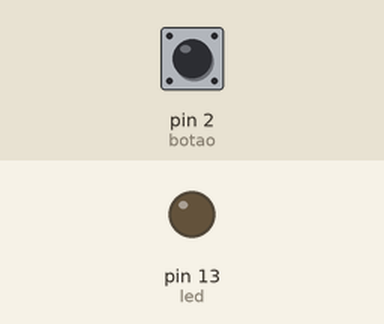
Recording of a sketch running on a simulated Arduino Uno, built with avr-gcc and run on an emulated ATmega328P. On the bench: output pins drawn as LEDs (lit = HIGH). The inputs (shaded band) are chosen by the test bench; at power-on: pin 2 (botao) LOW.

Above: at 1.2 s.
1.3 s: pin 2 (botao) pulled HIGH for 0.15 s
At 1.37 s:
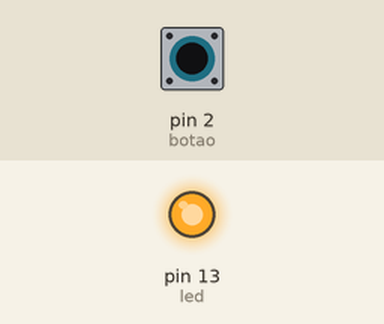
2.9 s: pin 2 (botao) pulled HIGH for 3.2 s
At 6.4 s:
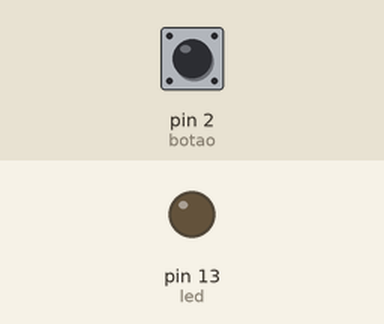
Timing chart, 0 to 7.9 s (numbered marks = the images above; inputs shaded):
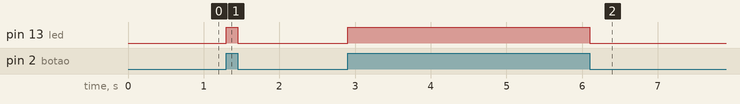

The sketch:

buttonarduino.ino
```cpp
const int botao = 2;       // Define o pino do botão
const int led = 13;        // Define o pino do LED embutido

void setup() {
  pinMode(botao, INPUT);   // Configura o pino do botão como entrada
  pinMode(led, OUTPUT);    // Configura o pino do LED como saída
}

void loop() {
  int estadoBotao = digitalRead(botao);   // Lê o estado do botão

  if (estadoBotao == HIGH) {              // Se o botão for pressionado
    digitalWrite(led, HIGH);              // Acende o LED
  } else {
    digitalWrite(led, LOW);               // Apaga o LED
  }
}

/**
Como montar:
Coloque o botão na protoboard.
Conecte um dos pinos do botão ao pino digital 2 do Arduino (ou outro pino digital de sua escolha).
Conecte o mesmo pino do botão ao GND do Arduino através do resistor de 10kΩ, para funcionar como um pull-down resistor. Esse resistor garante que o valor lido pelo pino do Arduino seja zero (LOW) quando o botão não estiver pressionado.
Conecte o outro pino do botão ao +5V do Arduino. Quando o botão for pressionado, o pino de entrada (pino 2) lerá HIGH.**/
```

Measured:
- after the input at 1.3 s, pin 13 (led): LOW → HIGH at once, → LOW 0.15 s later
- after the input at 2.9 s, pin 13 (led): LOW → HIGH at once, → LOW 3.2 s later
